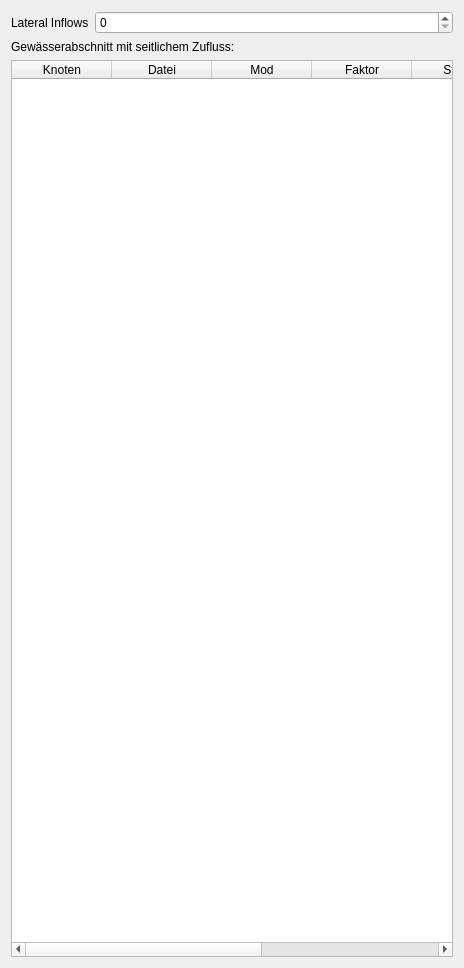
      <widget class="QWidget" name="p_szufgang">
       <property name="geometry">
        <rect>
         <x>0</x>
         <y>0</y>
         <width>464</width>
         <height>968</height>
        </rect>
       </property>
       <attribute name="label">
        <string>Seitliche Zuflussganglinie(n)</string>
       </attribute>
       <layout class="QVBoxLayout" name="verticalLayout_12">
        <item>
         <layout class="QFormLayout" name="formLayout_14">
          <item row="0" column="0">
           <widget class="QLabel" name="label_39">
            <property name="text">
             <string>Lateral Inflows</string>
            </property>
           </widget>
          </item>
          <item row="0" column="1">
           <widget class="QSpinBox" name="p_latinf">
            <property name="maximum">
             <number>9999</number>
            </property>
           </widget>
          </item>
         </layout>
        </item>
        <item>
         <widget class="QLabel" name="label_63">
          <property name="text">
           <string>Gewässerabschnitt mit seitlichem Zufluss:</string>
          </property>
         </widget>
        </item>
        <item>
         <widget class="QTableWidget" name="p_lie_table">
          <property name="sizeAdjustPolicy">
           <enum>QAbstractScrollArea::AdjustToContents</enum>
          </property>
          <property name="alternatingRowColors">
           <bool>true</bool>
          </property>
          <attribute name="verticalHeaderVisible">
           <bool>false</bool>
          </attribute>
          <column>
           <property name="text">
            <string>Knoten</string>
           </property>
          </column>
          <column>
           <property name="text">
            <string>Datei</string>
           </property>
          </column>
          <column>
           <property name="text">
            <string>Mod</string>
           </property>
          </column>
          <column>
           <property name="text">
            <string>Faktor</string>
           </property>
          </column>
          <column>
           <property name="text">
            <string>Station</string>
           </property>
          </column>
          <column>
           <property name="text">
            <string>Basis Q</string>
           </property>
          </column>
          <column>
           <property name="text">
            <string>Schalter</string>
           </property>
           <property name="toolTip">
            <string>&lt;html&gt;&lt;head/&gt;&lt;body&gt;&lt;p&gt;Schlater (Latcom) für dir Brechnung des seitlichen Zuflusses&lt;/p&gt;&lt;p&gt;über GW-Modell&lt;/p&gt;&lt;p&gt;&lt;br/&gt;&lt;/p&gt;&lt;p&gt;Latcom = 0: Keine Berechnung&lt;/p&gt;&lt;p&gt;Latcom = 1: Berechnung über Drainage-modell&lt;/p&gt;&lt;p&gt;Latcom = 2: Berechnung der seitlichen Zuflussganglinie über Einheitsganglinienverfahren&lt;/p&gt;&lt;/body&gt;&lt;/html&gt;</string>
           </property>
          </column>
         </widget>
        </item>
       </layout>
      </widget>
